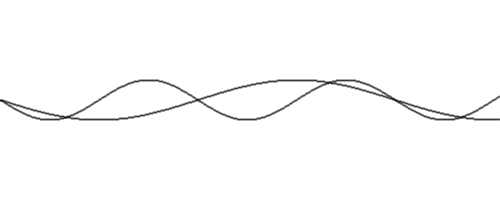
Frame 1 (no input)
Frame 60 (the mouse pressed at the canvas centre just before this capture): identical to frame 1, image omitted
Frame 120 (the mouse held since frame 60 and released just before this capture): identical to frame 1, image omitted

The Processing sketch that drew this single still picture (run headless with seeded random() and noise(); from frame 60 on, the mouse is pressed at the canvas centre):

// Processing sketch: WaveStuff
// ── WaveStuff.pde
float s = 10;
float d = 5;

void setup(){
  size(500,200);
  smooth();
  
  stroke(0,0,0,150);
  strokeWeight(2);
}

void draw(){
  background(255);
  
  for(int i=0; i<500; i++){
    float a = float(i)/(TWO_PI*s);
    point(i, 100 + sin(a)*20);
  }
  
  for(int i=0; i<500; i++){
    float b = float(i)/(TWO_PI*d);
    point(i, 100 + sin(b)*20);
  }
  
  if(keyPressed && key == 'a') s*=1.1;
  if(keyPressed && key == 's') s/=1.1;
}
